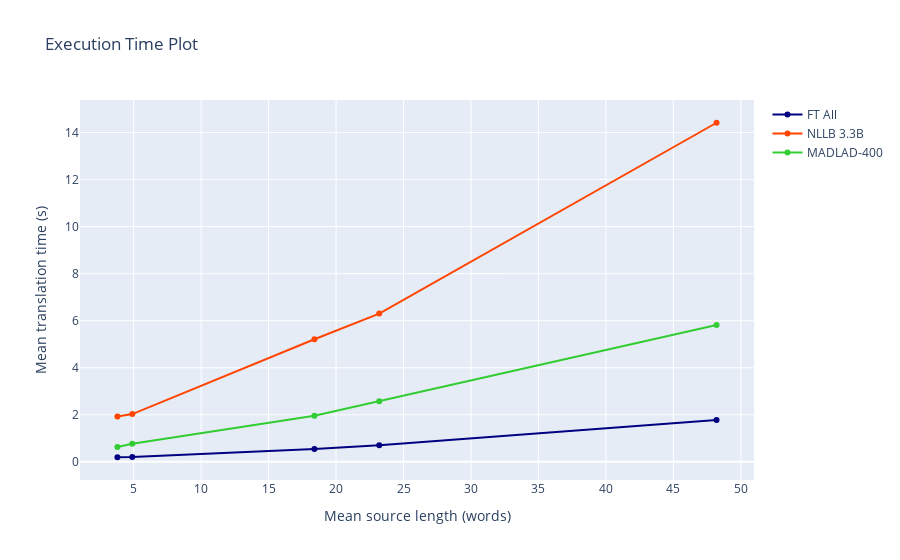

Notebook source saved alongside this figure:
### Code cell
gpu_finetuned = [521, 3489, 275, 1247, 496]
gpu_nllb = [5113, 34519, 2605, 10135, 4405]
gpu_madlad = [1935, 11277, 978, 4091, 1800]
plot_times(gpu_finetuned, gpu_nllb, gpu_madlad)

### Figure 1 — Plotly figure (JSON) as saved in the notebook; plotly's stock layout.template omitted (floating-point values rounded to 4 significant figures)
{"data": [{"line": {"color": "navy"}, "mode": "markers+lines", "name": "FT All", "x": [3.8, 4.9, 18.4, 23.2, 48.2], "y": [0.1952, 0.2068, 0.55, 0.7096, 1.774], "type": "scatter"}, {"line": {"color": "orangered"}, "mode": "markers+lines", "name": "NLLB 3.3B", "x": [3.8, 4.9, 18.4, 23.2, 48.2], "y": [1.931, 2.03, 5.21, 6.302, 14.42], "type": "scatter"}, {"line": {"color": "limegreen"}, "mode": "markers+lines", "name": "MADLAD-400", "x": [3.8, 4.9, 18.4, 23.2, 48.2], "y": [0.6309, 0.7682, 1.956, 2.575, 5.819], "type": "scatter"}], "layout": {"title": {"text": "Execution Time Plot"}, "xaxis": {"dtick": 5, "title": {"text": "Mean source length (words)"}}, "yaxis": {"dtick": 2, "title": {"text": "Mean translation time (s)"}}}}
